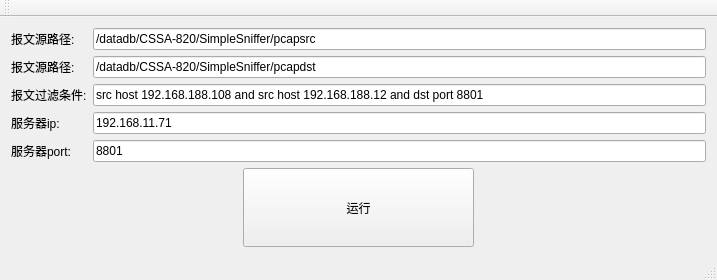
<?xml version="1.0" encoding="UTF-8"?>
<ui version="4.0">
 <class>MainWindow</class>
 <widget class="QMainWindow" name="MainWindow">
  <property name="geometry">
   <rect>
    <x>0</x>
    <y>0</y>
    <width>717</width>
    <height>280</height>
   </rect>
  </property>
  <property name="windowTitle">
   <string>MainWindow</string>
  </property>
  <widget class="QWidget" name="centralWidget">
   <layout class="QGridLayout" name="gridLayout">
    <item row="0" column="0">
     <widget class="QLabel" name="label_pacpsrc">
      <property name="text">
       <string>报文源路径:</string>
      </property>
     </widget>
    </item>
    <item row="0" column="1">
     <widget class="QLineEdit" name="lineEdit_pcapdrc">
      <property name="text">
       <string>/datadb/CSSA-820/SimpleSniffer/pcapsrc</string>
      </property>
     </widget>
    </item>
    <item row="1" column="0">
     <widget class="QLabel" name="label_pacpdst">
      <property name="text">
       <string>报文源路径:</string>
      </property>
     </widget>
    </item>
    <item row="1" column="1">
     <widget class="QLineEdit" name="lineEdit_pacpdst">
      <property name="text">
       <string>/datadb/CSSA-820/SimpleSniffer/pcapdst</string>
      </property>
     </widget>
    </item>
    <item row="2" column="0">
     <widget class="QLabel" name="label_3">
      <property name="text">
       <string>报文过滤条件:</string>
      </property>
     </widget>
    </item>
    <item row="2" column="1">
     <widget class="QLineEdit" name="lineEdit_filter">
      <property name="text">
       <string>src host 192.168.188.108 and src host 192.168.188.12 and dst port 8801</string>
      </property>
     </widget>
    </item>
    <item row="3" column="0">
     <widget class="QLabel" name="label">
      <property name="text">
       <string>服务器ip:</string>
      </property>
     </widget>
    </item>
    <item row="3" column="1">
     <widget class="QLineEdit" name="lineEdit_ip">
      <property name="text">
       <string>192.168.11.71</string>
      </property>
     </widget>
    </item>
    <item row="4" column="0">
     <widget class="QLabel" name="label_2">
      <property name="text">
       <string>服务器port:</string>
      </property>
     </widget>
    </item>
    <item row="4" column="1">
     <widget class="QLineEdit" name="lineEdit_port">
      <property name="text">
       <string>8801</string>
      </property>
     </widget>
    </item>
    <item row="5" column="0" colspan="2">
     <layout class="QHBoxLayout" name="horizontalLayout">
      <item>
       <spacer name="horizontalSpacer">
        <property name="orientation">
         <enum>Qt::Horizontal</enum>
        </property>
        <property name="sizeHint" stdset="0">
         <size>
          <width>74</width>
          <height>20</height>
         </size>
        </property>
       </spacer>
      </item>
      <item>
       <widget class="QPushButton" name="pushButton">
        <property name="sizePolicy">
         <sizepolicy hsizetype="Expanding" vsizetype="Expanding">
          <horstretch>0</horstretch>
          <verstretch>0</verstretch>
         </sizepolicy>
        </property>
        <property name="minimumSize">
         <size>
          <width>1</width>
          <height>1</height>
         </size>
        </property>
        <property name="maximumSize">
         <size>
          <width>16777215</width>
          <height>16777215</height>
         </size>
        </property>
        <property name="text">
         <string>运行</string>
        </property>
       </widget>
      </item>
      <item>
       <spacer name="horizontalSpacer_2">
        <property name="orientation">
         <enum>Qt::Horizontal</enum>
        </property>
        <property name="sizeHint" stdset="0">
         <size>
          <width>74</width>
          <height>20</height>
         </size>
        </property>
       </spacer>
      </item>
     </layout>
    </item>
   </layout>
  </widget>
  <widget class="QMenuBar" name="menuBar">
   <property name="geometry">
    <rect>
     <x>0</x>
     <y>0</y>
     <width>717</width>
     <height>25</height>
    </rect>
   </property>
  </widget>
  <widget class="QToolBar" name="mainToolBar">
   <attribute name="toolBarArea">
    <enum>TopToolBarArea</enum>
   </attribute>
   <attribute name="toolBarBreak">
    <bool>false</bool>
   </attribute>
  </widget>
  <widget class="QStatusBar" name="statusBar"/>
 </widget>
 <layoutdefault spacing="6" margin="11"/>
 <resources/>
 <connections/>
</ui>
